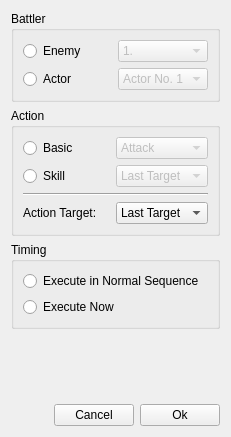
<?xml version="1.0" encoding="UTF-8"?>
<ui version="4.0">
 <class>ForceActionDialog</class>
 <widget class="QWidget" name="ForceActionDialog">
  <property name="windowModality">
   <enum>Qt::ApplicationModal</enum>
  </property>
  <property name="geometry">
   <rect>
    <x>0</x>
    <y>0</y>
    <width>231</width>
    <height>437</height>
   </rect>
  </property>
  <property name="windowTitle">
   <string>Force Action</string>
  </property>
  <layout class="QGridLayout" name="gridLayout_4">
   <item row="4" column="0">
    <layout class="QHBoxLayout" name="horizontalLayout">
     <item>
      <spacer name="horizontalSpacer">
       <property name="orientation">
        <enum>Qt::Horizontal</enum>
       </property>
       <property name="sizeHint" stdset="0">
        <size>
         <width>40</width>
         <height>20</height>
        </size>
       </property>
      </spacer>
     </item>
     <item>
      <widget class="QPushButton" name="button_cancel">
       <property name="text">
        <string>Cancel</string>
       </property>
      </widget>
     </item>
     <item>
      <widget class="QPushButton" name="button_ok">
       <property name="text">
        <string>Ok</string>
       </property>
      </widget>
     </item>
    </layout>
   </item>
   <item row="1" column="0">
    <widget class="QGroupBox" name="groupBox_2">
     <property name="title">
      <string>Action</string>
     </property>
     <layout class="QGridLayout" name="gridLayout_2">
      <item row="1" column="1">
       <widget class="QComboBox" name="combo_skill">
        <property name="enabled">
         <bool>false</bool>
        </property>
        <item>
         <property name="text">
          <string>Last Target</string>
         </property>
        </item>
        <item>
         <property name="text">
          <string>Random</string>
         </property>
        </item>
        <item>
         <property name="text">
          <string>Index 1</string>
         </property>
        </item>
        <item>
         <property name="text">
          <string>Index 2</string>
         </property>
        </item>
        <item>
         <property name="text">
          <string>Index 3</string>
         </property>
        </item>
        <item>
         <property name="text">
          <string>Index 4</string>
         </property>
        </item>
        <item>
         <property name="text">
          <string>Index 5</string>
         </property>
        </item>
        <item>
         <property name="text">
          <string>Index 6</string>
         </property>
        </item>
        <item>
         <property name="text">
          <string>Index 7</string>
         </property>
        </item>
        <item>
         <property name="text">
          <string>Index 8</string>
         </property>
        </item>
       </widget>
      </item>
      <item row="3" column="0" colspan="2">
       <layout class="QHBoxLayout" name="horizontalLayout_2">
        <item>
         <widget class="QLabel" name="label">
          <property name="text">
           <string>Action Target:</string>
          </property>
         </widget>
        </item>
        <item>
         <widget class="QComboBox" name="combo_target">
          <item>
           <property name="text">
            <string>Last Target</string>
           </property>
          </item>
          <item>
           <property name="text">
            <string>Random</string>
           </property>
          </item>
          <item>
           <property name="text">
            <string>Index 1</string>
           </property>
          </item>
          <item>
           <property name="text">
            <string>Index 2</string>
           </property>
          </item>
          <item>
           <property name="text">
            <string>Index 3</string>
           </property>
          </item>
          <item>
           <property name="text">
            <string>Index 4</string>
           </property>
          </item>
          <item>
           <property name="text">
            <string>Index 5</string>
           </property>
          </item>
          <item>
           <property name="text">
            <string>Index 6</string>
           </property>
          </item>
          <item>
           <property name="text">
            <string>Index 7</string>
           </property>
          </item>
          <item>
           <property name="text">
            <string>Index 8</string>
           </property>
          </item>
         </widget>
        </item>
       </layout>
      </item>
      <item row="1" column="0">
       <widget class="QRadioButton" name="radio_skill">
        <property name="text">
         <string>Skill</string>
        </property>
       </widget>
      </item>
      <item row="0" column="0">
       <widget class="QRadioButton" name="radio_basic">
        <property name="text">
         <string>Basic</string>
        </property>
       </widget>
      </item>
      <item row="0" column="1">
       <widget class="QComboBox" name="combo_basic">
        <property name="enabled">
         <bool>false</bool>
        </property>
        <item>
         <property name="text">
          <string>Attack</string>
         </property>
        </item>
        <item>
         <property name="text">
          <string>Defend</string>
         </property>
        </item>
        <item>
         <property name="text">
          <string>Escape</string>
         </property>
        </item>
        <item>
         <property name="text">
          <string>Do Nothing</string>
         </property>
        </item>
       </widget>
      </item>
      <item row="2" column="0" colspan="2">
       <widget class="Line" name="line">
        <property name="orientation">
         <enum>Qt::Horizontal</enum>
        </property>
       </widget>
      </item>
     </layout>
    </widget>
   </item>
   <item row="0" column="0">
    <widget class="QGroupBox" name="groupBox">
     <property name="title">
      <string>Battler</string>
     </property>
     <layout class="QGridLayout" name="gridLayout">
      <item row="0" column="0">
       <widget class="QRadioButton" name="radio_enemy">
        <property name="text">
         <string>Enemy</string>
        </property>
       </widget>
      </item>
      <item row="1" column="0">
       <widget class="QRadioButton" name="radio_actor">
        <property name="text">
         <string>Actor</string>
        </property>
       </widget>
      </item>
      <item row="0" column="1">
       <widget class="QComboBox" name="combo_enemy">
        <property name="enabled">
         <bool>false</bool>
        </property>
        <item>
         <property name="text">
          <string>1.</string>
         </property>
        </item>
        <item>
         <property name="text">
          <string>2.</string>
         </property>
        </item>
        <item>
         <property name="text">
          <string>3.</string>
         </property>
        </item>
        <item>
         <property name="text">
          <string>4.</string>
         </property>
        </item>
        <item>
         <property name="text">
          <string>5.</string>
         </property>
        </item>
        <item>
         <property name="text">
          <string>6.</string>
         </property>
        </item>
        <item>
         <property name="text">
          <string>7.</string>
         </property>
        </item>
        <item>
         <property name="text">
          <string>8.</string>
         </property>
        </item>
       </widget>
      </item>
      <item row="1" column="1">
       <widget class="QComboBox" name="combo_actor">
        <property name="enabled">
         <bool>false</bool>
        </property>
        <item>
         <property name="text">
          <string>Actor No. 1</string>
         </property>
        </item>
        <item>
         <property name="text">
          <string>Actor No. 2</string>
         </property>
        </item>
        <item>
         <property name="text">
          <string>Actor No. 3</string>
         </property>
        </item>
        <item>
         <property name="text">
          <string>Actor No. 4</string>
         </property>
        </item>
       </widget>
      </item>
     </layout>
    </widget>
   </item>
   <item row="2" column="0">
    <widget class="QGroupBox" name="groupBox_3">
     <property name="title">
      <string>Timing</string>
     </property>
     <layout class="QGridLayout" name="gridLayout_3">
      <item row="0" column="0">
       <widget class="QRadioButton" name="radio_normal_sequence">
        <property name="text">
         <string>Execute in Normal Sequence</string>
        </property>
       </widget>
      </item>
      <item row="1" column="0">
       <widget class="QRadioButton" name="radio_execute_now">
        <property name="text">
         <string>Execute Now</string>
        </property>
       </widget>
      </item>
     </layout>
    </widget>
   </item>
   <item row="3" column="0">
    <spacer name="verticalSpacer">
     <property name="orientation">
      <enum>Qt::Vertical</enum>
     </property>
     <property name="sizeHint" stdset="0">
      <size>
       <width>20</width>
       <height>40</height>
      </size>
     </property>
    </spacer>
   </item>
  </layout>
 </widget>
 <tabstops>
  <tabstop>radio_enemy</tabstop>
  <tabstop>combo_enemy</tabstop>
  <tabstop>combo_actor</tabstop>
  <tabstop>radio_basic</tabstop>
  <tabstop>combo_basic</tabstop>
  <tabstop>radio_skill</tabstop>
  <tabstop>combo_skill</tabstop>
  <tabstop>combo_target</tabstop>
  <tabstop>radio_normal_sequence</tabstop>
  <tabstop>radio_execute_now</tabstop>
  <tabstop>button_cancel</tabstop>
  <tabstop>button_ok</tabstop>
  <tabstop>radio_actor</tabstop>
 </tabstops>
 <resources/>
 <connections>
  <connection>
   <sender>radio_enemy</sender>
   <signal>toggled(bool)</signal>
   <receiver>combo_enemy</receiver>
   <slot>setEnabled(bool)</slot>
   <hints>
    <hint type="sourcelabel">
     <x>45</x>
     <y>59</y>
    </hint>
    <hint type="destinationlabel">
     <x>133</x>
     <y>60</y>
    </hint>
   </hints>
  </connection>
  <connection>
   <sender>radio_actor</sender>
   <signal>toggled(bool)</signal>
   <receiver>combo_actor</receiver>
   <slot>setEnabled(bool)</slot>
   <hints>
    <hint type="sourcelabel">
     <x>95</x>
     <y>97</y>
    </hint>
    <hint type="destinationlabel">
     <x>165</x>
     <y>88</y>
    </hint>
   </hints>
  </connection>
  <connection>
   <sender>radio_basic</sender>
   <signal>toggled(bool)</signal>
   <receiver>combo_basic</receiver>
   <slot>setEnabled(bool)</slot>
   <hints>
    <hint type="sourcelabel">
     <x>113</x>
     <y>182</y>
    </hint>
    <hint type="destinationlabel">
     <x>143</x>
     <y>175</y>
    </hint>
   </hints>
  </connection>
  <connection>
   <sender>radio_skill</sender>
   <signal>toggled(bool)</signal>
   <receiver>combo_skill</receiver>
   <slot>setEnabled(bool)</slot>
   <hints>
    <hint type="sourcelabel">
     <x>90</x>
     <y>219</y>
    </hint>
    <hint type="destinationlabel">
     <x>167</x>
     <y>217</y>
    </hint>
   </hints>
  </connection>
 </connections>
</ui>
